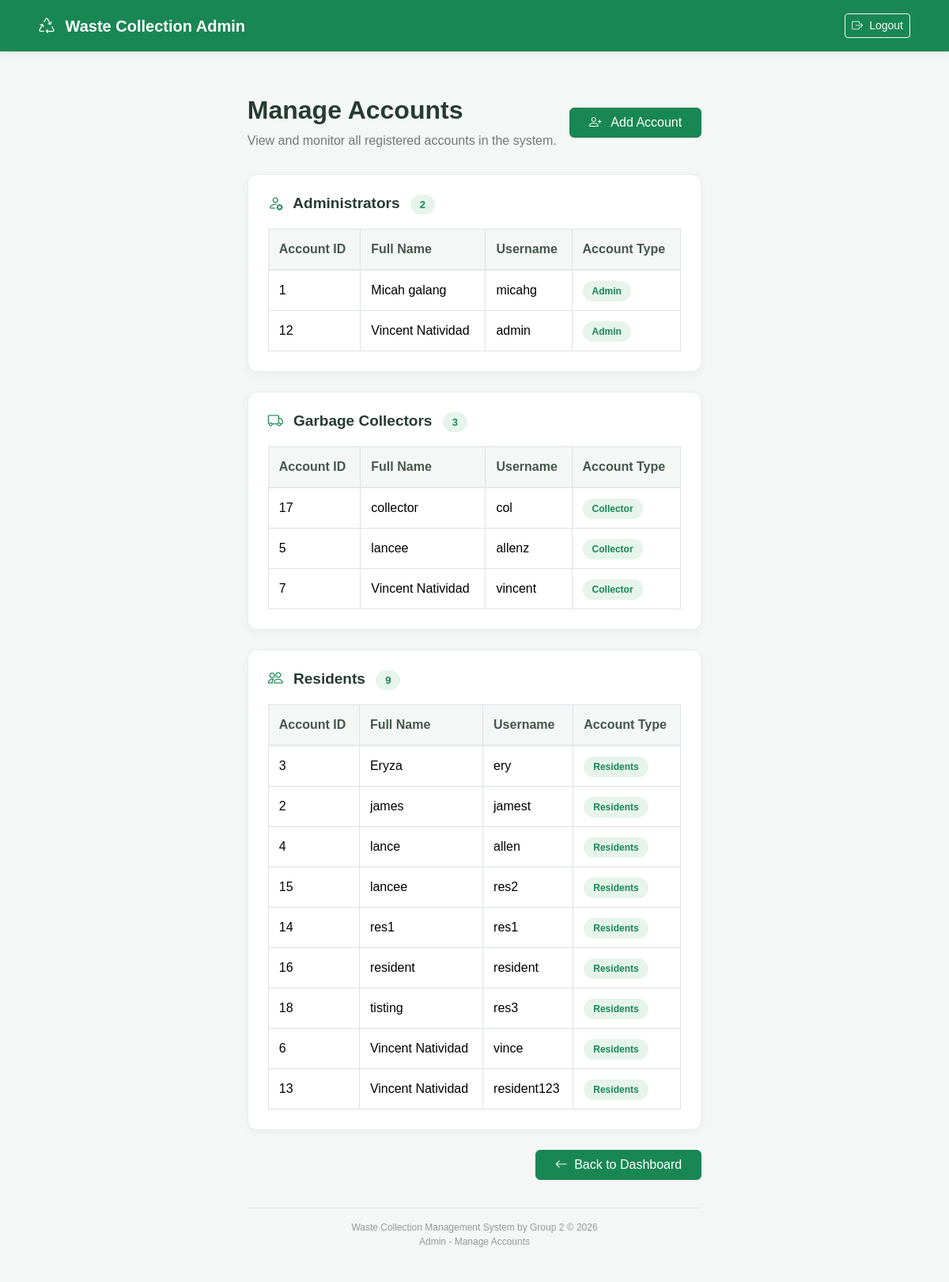
The page /system-main/wastesystem/admin/accounts.php (signed in) on the database its author committed.
### tables this page shows
CREATE TABLE `users` (
  `id` int(11) NOT NULL,
  `fullname` varchar(255) NOT NULL,
  `users` varchar(255) NOT NULL,
  `password` varchar(255) NOT NULL,
  `role` varchar(11) NOT NULL
);

### system-main/wastesystem/admin/accounts.php (the view, shortened to what this page needs)
<?php
include "../config/database.php";
$roles = [
    "admin" => "Administrators",
    "collector" => "Garbage Collectors",
    "residents" => "Residents"
];
$accounts = [
    "admin" => [],
    "collector" => [],
    "residents" => []
];
$sql = "SELECT id, fullname, users, role
        FROM users
        ORDER BY fullname ASC";
$result = mysqli_query($conn, $sql);
while ($row = mysqli_fetch_assoc($result)) {
    $role = $row["role"];
    if (isset($accounts[$role])) {
        $accounts[$role][] = $row;
    }
}
?>
<!DOCTYPE html>
<html lang="en">
<head>
    <link href="../assets/vendor/bootstrap/css/bootstrap.min.css" rel="stylesheet">
    <link rel="stylesheet"
        href="https://cdn.jsdelivr.net/npm/bootstrap-icons@1.11.3/font/bootstrap-icons.min.css">
    <link href="../assets/css/style.css" rel="stylesheet">
</head>
<body>
    <nav class="navbar navbar-dark">
        <div class="container-fluid px-4">
            <a class="navbar-brand" href="dashboard.php">
                <i class="bi bi-recycle me-2"></i>
                Waste Collection Admin
            </a>
            <a href="../logout.php" class="btn btn-outline-light btn-sm">
                <i class="bi bi-box-arrow-right me-1"></i>
                Logout
            </a>
        </div>
    </nav>
    <div class="main-container">
        <div class="page-header d-flex justify-content-between align-items-center flex-wrap gap-3">
            <div>
                <h2>Manage Accounts</h2>
                <p>
                    View and monitor all registered accounts in the system.
                </p>
            </div>
            <a href="add_account.php" class="btn btn-success px-4">
                <i class="bi bi-person-plus me-2"></i>
                Add Account
            </a>
        </div>
        <?php foreach ($roles as $role => $title) { ?>
            <div class="account-section">
                <h5 class="section-title">
                    <?php if ($role === "admin") { ?>
                        <i class="bi bi-person-gear"></i>
                    <?php } elseif ($role === "collector") { ?>
                        <i class="bi bi-truck"></i>
                    <?php } else { ?>
                        <i class="bi bi-people"></i>
                    <?php } ?>
                    <?php echo htmlspecialchars($title); ?>
                    <span class="account-count">
                        <?php echo count($accounts[$role]); ?>
                    </span>
                </h5>
                <div class="table-responsive">
                    <table class="table table-bordered table-hover">
                        <thead>
                            <tr>
                                <th>Account ID</th>
                                <th>Full Name</th>
                                <th>Username</th>
                                <th>Account Type</th>
                            </tr>
                        </thead>
                        <tbody>
                            <?php if (count($accounts[$role]) > 0) { ?>
                                <?php foreach ($accounts[$role] as $account) { ?>
                                    <tr>
                                        <td>
                                            <?php echo htmlspecialchars((string) $account["id"]); ?>
                                        </td>
                                        <td>
                                            <?php echo htmlspecialchars($account["fullname"]); ?>
                                        </td>
                                        <td>
                                            <?php echo htmlspecialchars($account["users"]); ?>
                                        </td>
                                        <td>
                                            <span class="role-badge">
                                                <?php echo htmlspecialchars(ucfirst($account["role"])); ?>
                                            </span>
                                        </td>
                                    </tr>
                                <?php } ?>
                            <?php } ?>
                        </tbody>
                    </table>
                </div>
            </div>
        <?php } ?>
        <div class="text-end mb-4">
            <a href="dashboard.php" class="btn btn-success px-4">
                <i class="bi bi-arrow-left me-1"></i>
                Back to Dashboard
            </a>
        </div>
        <div class="page-footer">
            Waste Collection Management System by Group 2
            &copy; <?php echo date("Y"); ?>
            <br>
            Admin - Manage Accounts
        </div>
    </div>
</body>
</html>

### system-main/wastesystem/assets/css/style.css (style rules this page uses)
body { background: #f5f7fb; }
.navbar-brand { font-weight: 700; }
body { margin: 0; min-height: 100vh; display: flex; justify-content: center; align-items: center; font-family: Arial, sans-serif; background: #ffffff; }

### system-main/wastesystem/admin/accounts.php (style rules this page uses)
body { background-color: #f4f7f6; font-family: Arial, sans-serif; color: #333; padding-top: 85px; }
.navbar { background-color: #198754 !important; padding: 12px 25px; box-shadow: 0 2px 8px rgba(0, 0, 0, 0.08); position: fixed; top: 0; left: 0; right: 0; width: 100%; min-height: 65px; z-index: 9999; }
.navbar-brand { font-weight: bold; font-size: 20px; }
.main-container { max-width: 1200px; margin: 0 auto; padding: 35px 20px; }
.page-header { margin-bottom: 30px; }
.page-header h2 { font-weight: 700; color: #263b32; margin-bottom: 8px; }
.page-header p { color: #777; margin-bottom: 0; }
.account-section { background: white; border: 1px solid #e8eeea; border-radius: 12px; padding: 25px; margin-bottom: 25px; box-shadow: 0 3px 12px rgba(0, 0, 0, 0.04); }
.section-title { font-size: 19px; font-weight: 700; color: #263b32; margin-bottom: 20px; }
.section-title i { color: #198754; margin-right: 8px; }
.account-count { background-color: #e6f4ec; color: #198754; font-size: 13px; padding: 5px 12px; border-radius: 20px; font-weight: 600; margin-left: 8px; }
.table { vertical-align: middle; margin-bottom: 0; }
.table thead th { background-color: #f4f7f6; color: #45564d; font-weight: 600; border-bottom: 2px solid #e2e9e5; padding: 13px; white-space: nowrap; }
.table tbody td { padding: 13px; }
.role-badge { background-color: #e6f4ec; color: #198754; padding: 6px 12px; border-radius: 20px; font-size: 12px; font-weight: 600; }
.page-footer { margin-top: 35px; padding: 15px 0; border-top: 1px solid #e2e9e5; color: #929b96; font-size: 12px; text-align: center; }

### rows shown on the page
users: id "1", fullname "Micah galang", users "micahg", role "Admin"
users: id "12", fullname "Vincent Natividad", users "admin", role "Admin"
users: id "17", fullname "collector", users "col", role "Collector"
users: id "5", fullname "lancee", users "allenz", role "Collector"
users: id "7", fullname "Vincent Natividad", users "vincent", role "Collector"
users: title "Residents", role "9", id "13", fullname "Vincent Natividad", users "resident123", role "Residents"
users: id "3", fullname "Eryza", users "ery", role "Residents"
users: id "2", fullname "james", users "jamest", role "Residents"
users: id "4", fullname "lance", users "allen", role "Residents"
users: id "15", fullname "lancee", users "res2", role "Residents"
users: id "14", fullname "res1", users "res1", role "Residents"
users: id "16", fullname "resident", users "resident", role "Residents"
users: id "18", fullname "tisting", users "res3", role "Residents"
users: id "6", fullname "Vincent Natividad", users "vince", role "Residents"

### other values the page prints
$title "Administrators"
count($accounts[$role]) "2"
$title "Garbage Collectors"
count($accounts[$role]) "3"
